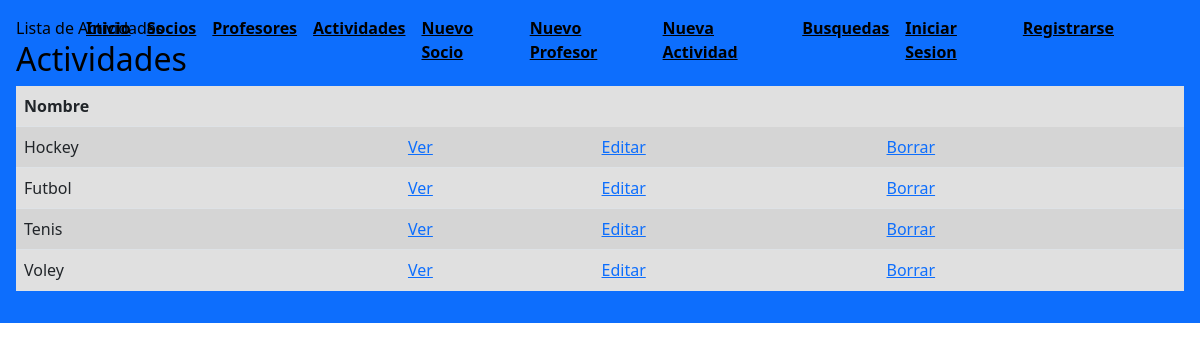
/lista-actividades/ (signed in), run on an earlier commit of the app's database.
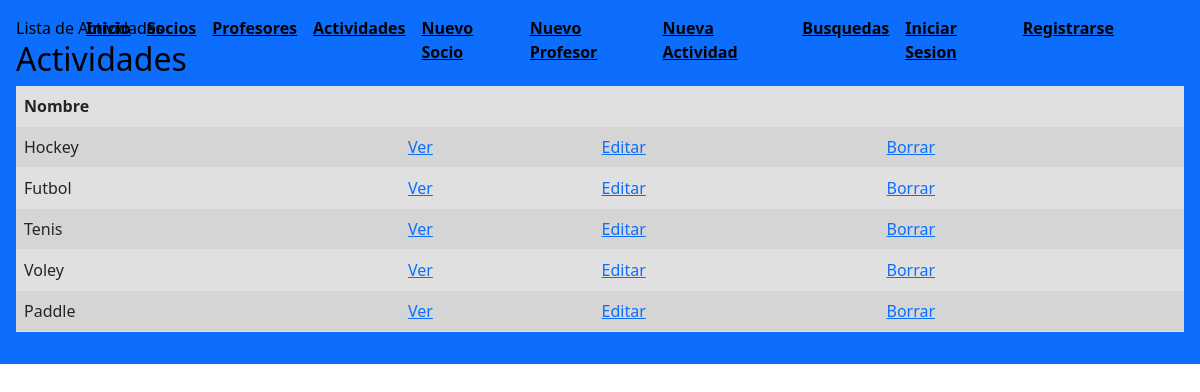
And on a later commit of the database.
### AppProyecto/models.py (models this page shows, shortened)
class Actividades(models.Model):
    nombre = models.CharField(max_length=30)
    valor = models.IntegerField()

### AppProyecto/views.py (the view)
# urls.py: path('lista-actividades/', views.lista_actividades, name='lista-actividades'),
@login_required
def lista_actividades(req):
    actividades = Actividades.objects.all()
    return render(req, 'appProyecto/actividades.html', {'actividades': actividades})

### AppProyecto/templates/appProyecto/actividades.html (shortened to what this page needs)
<!DOCTYPE html>
<html lang="en">
<head>
</head>
<body>
    {% extends "appProyecto/padre.html" %}
    {% load static %}
    {% block contenidoQueCambia %}
    {% block titulo %}Lista de Actividades{% endblock %}
<h2>Actividades</h2>
<table class="table table-striped" style="background-color: rgb(224, 224, 224);">
    <thead>
        <tr>
            <th>Nombre</th>
        </tr>
    </thead>
    <tbody>
        {% for actividad in actividades %}
        <tr>
            <td>{{ actividad.nombre }}</td>
            <td> <a href="{% url 'Detail' actividad.id %}">Ver</a></td>
            <td><a href="{% url 'Edit' actividad.id %}">Editar</a></td>
            <td><a href="{% url 'Delete' actividad.id %}">Borrar</a></td>
        </tr>
        {% endfor %}
    </tbody>
</table>
    {% endblock %}

### AppProyecto/templates/appProyecto/padre.html (shortened to what this page needs)
<!DOCTYPE html>
<html lang="en">
    {% load static %}
<head>
    <link href="https://cdn.jsdelivr.net/npm/bootstrap@5.3.0-alpha1/dist/css/bootstrap.min.css" rel="stylesheet">
    <link href="{%  static 'appProyecto/css/styles.css' %}" rel="stylesheet" />
</head>
    <body id="page-top">
        <header class="bg-primary text-black p-3">
        <nav class="navbar navbar-expand-lg navbar-dark navbar-custom fixed-top">
            <div class="container px-5">
                <div class="collapse navbar-collapse" id="navbarResponsive">
                    <ul class="navbar-nav ms-auto">
                        <li class="nav-item"><a style="color:rgb(0, 0, 0)" class="nav-link" href="{% url 'inicio'%}"><u ><strong>Inicio</strong></u></a></li>
                        <li class="nav-item"><a style="color:rgb(0, 0, 0)" class="nav-link" href="{% url 'lista-socios' %}"><u ><strong>Socios</strong></u></a></li>
                        <li class="nav-item"><a style="color:rgb(0, 0, 0)" class="nav-link" href="{%  url 'lista-profesores' %}"><u ><strong>Profesores</strong></u></a></li>
                        <li class="nav-item"><a style="color:rgb(0, 0, 0)" class="nav-link" href="{% url 'lista-actividades' %}"><u ><strong>Actividades</strong></u></a></li>
                        <li class="nav-item"><a style="color:rgb(0, 0, 0)" class="nav-link" href="{% url 'socio_form' %}"><u ><strong>Nuevo Socio </strong></u></a></li>
                        <li class="nav-item"><a style="color:rgb(0, 0, 0)" class="nav-link" href="{% url 'profesor_form' %}"><u ><strong>Nuevo Profesor </strong></u></a></li>
                        <li class="nav-item"><a style="color:rgb(0, 0, 0)" class="nav-link" href="{% url 'New' %}"><u ><strong>Nueva Actividad </strong></u></a></li>
                        <li class="nav-item"><a style="color:rgb(0, 0, 0)" class="nav-link" href="{% url 'buscadores' %}"><u ><strong>Busquedas </strong></u></a></li>
                        <li class="nav-item"><a style="color:rgb(0, 0, 0)" class="nav-link" href="{% url 'Login' %}"><u ><strong>Iniciar Sesion </strong></u></a></li>
                        <li class="nav-item"><a style="color:rgb(0, 0, 0)" class="nav-link" href="{% url 'Registro' %}"><u ><strong>Registrarse </strong></u></a></li>
                    </ul>
                </div>
            </div>
        </nav>
            {% block contenidoQueCambia %}{% endblock %}
            <body background="https://golsmedia.com/wp-content/uploads/2021/05/todo-necesitas-saber-crear-club-deportivo-e1622449688440.jpg" >
        </header>

What changed in the data, as far as the page shows it:
added Actividades: nombre "Paddle"
